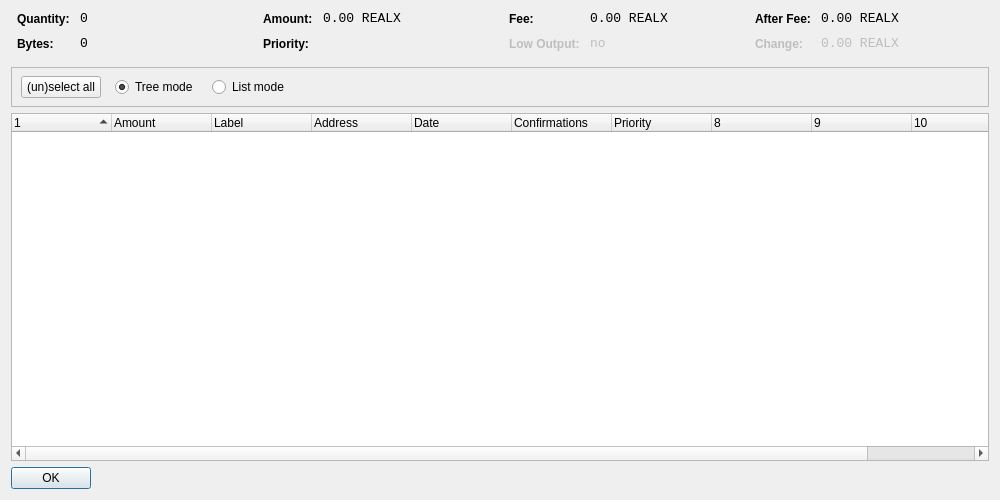
<?xml version="1.0" encoding="UTF-8"?>
<ui version="4.0">
 <class>CoinControlDialog</class>
 <widget class="QDialog" name="CoinControlDialog">
  <property name="geometry">
   <rect>
    <x>0</x>
    <y>0</y>
    <width>1000</width>
    <height>500</height>
   </rect>
  </property>
  <property name="windowTitle">
   <string>Coin Control</string>
  </property>
  <layout class="QVBoxLayout" name="verticalLayout">
   <item>
    <layout class="QHBoxLayout" name="horizontalLayoutTop" stretch="0,0,0,0">
     <property name="topMargin">
      <number>0</number>
     </property>
     <property name="bottomMargin">
      <number>10</number>
     </property>
     <item>
      <layout class="QFormLayout" name="formLayoutCoinControl1">
       <property name="horizontalSpacing">
        <number>10</number>
       </property>
       <property name="verticalSpacing">
        <number>10</number>
       </property>
       <property name="leftMargin">
        <number>6</number>
       </property>
       <property name="rightMargin">
        <number>6</number>
       </property>
       <item row="0" column="0">
        <widget class="QLabel" name="labelCoinControlQuantityText">
         <property name="styleSheet">
          <string notr="true">font-weight:bold;</string>
         </property>
         <property name="text">
          <string>Quantity:</string>
         </property>
        </widget>
       </item>
       <item row="0" column="1">
        <widget class="QLabel" name="labelCoinControlQuantity">
         <property name="font">
          <font>
           <family>Monospace</family>
           <pointsize>10</pointsize>
          </font>
         </property>
         <property name="cursor">
          <cursorShape>IBeamCursor</cursorShape>
         </property>
         <property name="contextMenuPolicy">
          <enum>Qt::ActionsContextMenu</enum>
         </property>
         <property name="text">
          <string notr="true">0</string>
         </property>
         <property name="textInteractionFlags">
          <set>Qt::LinksAccessibleByMouse|Qt::TextSelectableByKeyboard|Qt::TextSelectableByMouse</set>
         </property>
        </widget>
       </item>
       <item row="1" column="0">
        <widget class="QLabel" name="labelCoinControlBytesText">
         <property name="styleSheet">
          <string notr="true">font-weight:bold;</string>
         </property>
         <property name="text">
          <string>Bytes:</string>
         </property>
        </widget>
       </item>
       <item row="1" column="1">
        <widget class="QLabel" name="labelCoinControlBytes">
         <property name="font">
          <font>
           <family>Monospace</family>
           <pointsize>10</pointsize>
          </font>
         </property>
         <property name="cursor">
          <cursorShape>IBeamCursor</cursorShape>
         </property>
         <property name="contextMenuPolicy">
          <enum>Qt::ActionsContextMenu</enum>
         </property>
         <property name="text">
          <string notr="true">0</string>
         </property>
         <property name="textInteractionFlags">
          <set>Qt::LinksAccessibleByMouse|Qt::TextSelectableByKeyboard|Qt::TextSelectableByMouse</set>
         </property>
        </widget>
       </item>
      </layout>
     </item>
     <item>
      <layout class="QFormLayout" name="formLayoutCoinControl2">
       <property name="horizontalSpacing">
        <number>10</number>
       </property>
       <property name="verticalSpacing">
        <number>10</number>
       </property>
       <property name="leftMargin">
        <number>6</number>
       </property>
       <property name="rightMargin">
        <number>6</number>
       </property>
       <item row="0" column="0">
        <widget class="QLabel" name="labelCoinControlAmountText">
         <property name="styleSheet">
          <string notr="true">font-weight:bold;</string>
         </property>
         <property name="text">
          <string>Amount:</string>
         </property>
        </widget>
       </item>
       <item row="0" column="1">
        <widget class="QLabel" name="labelCoinControlAmount">
         <property name="font">
          <font>
           <family>Monospace</family>
           <pointsize>10</pointsize>
          </font>
         </property>
         <property name="cursor">
          <cursorShape>IBeamCursor</cursorShape>
         </property>
         <property name="contextMenuPolicy">
          <enum>Qt::ActionsContextMenu</enum>
         </property>
         <property name="text">
          <string notr="true">0.00 REALX</string>
         </property>
         <property name="textInteractionFlags">
          <set>Qt::LinksAccessibleByMouse|Qt::TextSelectableByKeyboard|Qt::TextSelectableByMouse</set>
         </property>
        </widget>
       </item>
       <item row="1" column="0">
        <widget class="QLabel" name="labelCoinControlPriorityText">
         <property name="styleSheet">
          <string notr="true">font-weight:bold;</string>
         </property>
         <property name="text">
          <string>Priority:</string>
         </property>
        </widget>
       </item>
       <item row="1" column="1">
        <widget class="QLabel" name="labelCoinControlPriority">
         <property name="font">
          <font>
           <family>Monospace</family>
           <pointsize>10</pointsize>
          </font>
         </property>
         <property name="cursor">
          <cursorShape>IBeamCursor</cursorShape>
         </property>
         <property name="contextMenuPolicy">
          <enum>Qt::ActionsContextMenu</enum>
         </property>
         <property name="text">
          <string/>
         </property>
         <property name="textInteractionFlags">
          <set>Qt::LinksAccessibleByMouse|Qt::TextSelectableByKeyboard|Qt::TextSelectableByMouse</set>
         </property>
        </widget>
       </item>
      </layout>
     </item>
     <item>
      <layout class="QFormLayout" name="formLayoutCoinControl3">
       <property name="horizontalSpacing">
        <number>10</number>
       </property>
       <property name="verticalSpacing">
        <number>10</number>
       </property>
       <property name="leftMargin">
        <number>6</number>
       </property>
       <property name="rightMargin">
        <number>6</number>
       </property>
       <item row="0" column="0">
        <widget class="QLabel" name="labelCoinControlFeeText">
         <property name="styleSheet">
          <string notr="true">font-weight:bold;</string>
         </property>
         <property name="text">
          <string>Fee:</string>
         </property>
        </widget>
       </item>
       <item row="0" column="1">
        <widget class="QLabel" name="labelCoinControlFee">
         <property name="font">
          <font>
           <family>Monospace</family>
           <pointsize>10</pointsize>
          </font>
         </property>
         <property name="cursor">
          <cursorShape>IBeamCursor</cursorShape>
         </property>
         <property name="contextMenuPolicy">
          <enum>Qt::ActionsContextMenu</enum>
         </property>
         <property name="text">
          <string notr="true">0.00 REALX</string>
         </property>
         <property name="textInteractionFlags">
          <set>Qt::LinksAccessibleByMouse|Qt::TextSelectableByKeyboard|Qt::TextSelectableByMouse</set>
         </property>
        </widget>
       </item>
       <item row="1" column="0">
        <widget class="QLabel" name="labelCoinControlLowOutputText">
         <property name="enabled">
          <bool>false</bool>
         </property>
         <property name="styleSheet">
          <string notr="true">font-weight:bold;</string>
         </property>
         <property name="text">
          <string>Low Output:</string>
         </property>
        </widget>
       </item>
       <item row="1" column="1">
        <widget class="QLabel" name="labelCoinControlLowOutput">
         <property name="enabled">
          <bool>false</bool>
         </property>
         <property name="font">
          <font>
           <family>Monospace</family>
           <pointsize>10</pointsize>
          </font>
         </property>
         <property name="cursor">
          <cursorShape>IBeamCursor</cursorShape>
         </property>
         <property name="contextMenuPolicy">
          <enum>Qt::ActionsContextMenu</enum>
         </property>
         <property name="text">
          <string notr="true">no</string>
         </property>
         <property name="textInteractionFlags">
          <set>Qt::LinksAccessibleByMouse|Qt::TextSelectableByKeyboard|Qt::TextSelectableByMouse</set>
         </property>
        </widget>
       </item>
      </layout>
     </item>
     <item>
      <layout class="QFormLayout" name="formLayoutCoinControl4">
       <property name="horizontalSpacing">
        <number>10</number>
       </property>
       <property name="verticalSpacing">
        <number>10</number>
       </property>
       <property name="leftMargin">
        <number>6</number>
       </property>
       <property name="rightMargin">
        <number>6</number>
       </property>
       <item row="0" column="0">
        <widget class="QLabel" name="labelCoinControlAfterFeeText">
         <property name="styleSheet">
          <string notr="true">font-weight:bold;</string>
         </property>
         <property name="text">
          <string>After Fee:</string>
         </property>
        </widget>
       </item>
       <item row="0" column="1">
        <widget class="QLabel" name="labelCoinControlAfterFee">
         <property name="font">
          <font>
           <family>Monospace</family>
           <pointsize>10</pointsize>
          </font>
         </property>
         <property name="cursor">
          <cursorShape>IBeamCursor</cursorShape>
         </property>
         <property name="contextMenuPolicy">
          <enum>Qt::ActionsContextMenu</enum>
         </property>
         <property name="text">
          <string notr="true">0.00 REALX</string>
         </property>
         <property name="textInteractionFlags">
          <set>Qt::LinksAccessibleByMouse|Qt::TextSelectableByKeyboard|Qt::TextSelectableByMouse</set>
         </property>
        </widget>
       </item>
       <item row="1" column="0">
        <widget class="QLabel" name="labelCoinControlChangeText">
         <property name="enabled">
          <bool>false</bool>
         </property>
         <property name="styleSheet">
          <string notr="true">font-weight:bold;</string>
         </property>
         <property name="text">
          <string>Change:</string>
         </property>
        </widget>
       </item>
       <item row="1" column="1">
        <widget class="QLabel" name="labelCoinControlChange">
         <property name="enabled">
          <bool>false</bool>
         </property>
         <property name="font">
          <font>
           <family>Monospace</family>
           <pointsize>10</pointsize>
          </font>
         </property>
         <property name="cursor">
          <cursorShape>IBeamCursor</cursorShape>
         </property>
         <property name="contextMenuPolicy">
          <enum>Qt::ActionsContextMenu</enum>
         </property>
         <property name="text">
          <string notr="true">0.00 REALX</string>
         </property>
         <property name="textInteractionFlags">
          <set>Qt::LinksAccessibleByMouse|Qt::TextSelectableByKeyboard|Qt::TextSelectableByMouse</set>
         </property>
        </widget>
       </item>
      </layout>
     </item>
    </layout>
   </item>
   <item>
    <widget class="QFrame" name="frame">
     <property name="minimumSize">
      <size>
       <width>0</width>
       <height>40</height>
      </size>
     </property>
     <property name="frameShape">
      <enum>QFrame::StyledPanel</enum>
     </property>
     <property name="frameShadow">
      <enum>QFrame::Sunken</enum>
     </property>
     <widget class="QWidget" name="horizontalLayoutWidget">
      <property name="geometry">
       <rect>
        <x>10</x>
        <y>0</y>
        <width>781</width>
        <height>41</height>
       </rect>
      </property>
      <layout class="QHBoxLayout" name="horizontalLayoutPanel" stretch="0,0,0,0,0">
       <property name="spacing">
        <number>14</number>
       </property>
       <item>
        <widget class="QPushButton" name="pushButtonSelectAll">
         <property name="sizePolicy">
          <sizepolicy hsizetype="Maximum" vsizetype="Fixed">
           <horstretch>0</horstretch>
           <verstretch>0</verstretch>
          </sizepolicy>
         </property>
         <property name="text">
          <string>(un)select all</string>
         </property>
        </widget>
       </item>
       <item>
        <widget class="QRadioButton" name="radioTreeMode">
         <property name="sizePolicy">
          <sizepolicy hsizetype="Maximum" vsizetype="Fixed">
           <horstretch>0</horstretch>
           <verstretch>0</verstretch>
          </sizepolicy>
         </property>
         <property name="text">
          <string>Tree mode</string>
         </property>
         <property name="checked">
          <bool>true</bool>
         </property>
        </widget>
       </item>
       <item>
        <widget class="QRadioButton" name="radioListMode">
         <property name="sizePolicy">
          <sizepolicy hsizetype="Maximum" vsizetype="Fixed">
           <horstretch>0</horstretch>
           <verstretch>0</verstretch>
          </sizepolicy>
         </property>
         <property name="text">
          <string>List mode</string>
         </property>
        </widget>
       </item>
       <item>
        <spacer name="horizontalSpacer">
         <property name="orientation">
          <enum>Qt::Horizontal</enum>
         </property>
         <property name="sizeHint" stdset="0">
          <size>
           <width>40</width>
           <height>20</height>
          </size>
         </property>
        </spacer>
       </item>
      </layout>
     </widget>
    </widget>
   </item>
   <item>
    <widget class="CoinControlTreeWidget" name="treeWidget">
     <property name="contextMenuPolicy">
      <enum>Qt::CustomContextMenu</enum>
     </property>
     <property name="sortingEnabled">
      <bool>false</bool>
     </property>
     <property name="columnCount">
      <number>11</number>
     </property>
     <attribute name="headerShowSortIndicator" stdset="0">
      <bool>true</bool>
     </attribute>
     <attribute name="headerStretchLastSection">
      <bool>false</bool>
     </attribute>
     <column>
      <property name="text">
       <string/>
      </property>
     </column>
     <column>
      <property name="text">
       <string>Amount</string>
      </property>
     </column>
     <column>
      <property name="text">
       <string>Label</string>
      </property>
     </column>
     <column>
      <property name="text">
       <string>Address</string>
      </property>
     </column>
     <column>
      <property name="text">
       <string>Date</string>
      </property>
     </column>
     <column>
      <property name="text">
       <string>Confirmations</string>
      </property>
      <property name="toolTip">
       <string>Confirmed</string>
      </property>
     </column>
     <column>
      <property name="text">
       <string>Priority</string>
      </property>
     </column>
     <column>
      <property name="text">
       <string/>
      </property>
     </column>
     <column>
      <property name="text">
       <string/>
      </property>
     </column>
     <column>
      <property name="text">
       <string/>
      </property>
     </column>
     <column>
      <property name="text">
       <string/>
      </property>
     </column>
    </widget>
   </item>
   <item>
    <widget class="QDialogButtonBox" name="buttonBox">
     <property name="sizePolicy">
      <sizepolicy hsizetype="Maximum" vsizetype="Fixed">
       <horstretch>0</horstretch>
       <verstretch>0</verstretch>
      </sizepolicy>
     </property>
     <property name="orientation">
      <enum>Qt::Horizontal</enum>
     </property>
     <property name="standardButtons">
      <set>QDialogButtonBox::Ok</set>
     </property>
    </widget>
   </item>
  </layout>
 </widget>
 <customwidgets>
  <customwidget>
   <class>CoinControlTreeWidget</class>
   <extends>QTreeWidget</extends>
   <header>coincontroltreewidget.h</header>
  </customwidget>
 </customwidgets>
 <resources/>
 <connections/>
</ui>
